Frame 1 (no input): blank canvas, image omitted
Frame 60 (no input): blank canvas, image omitted
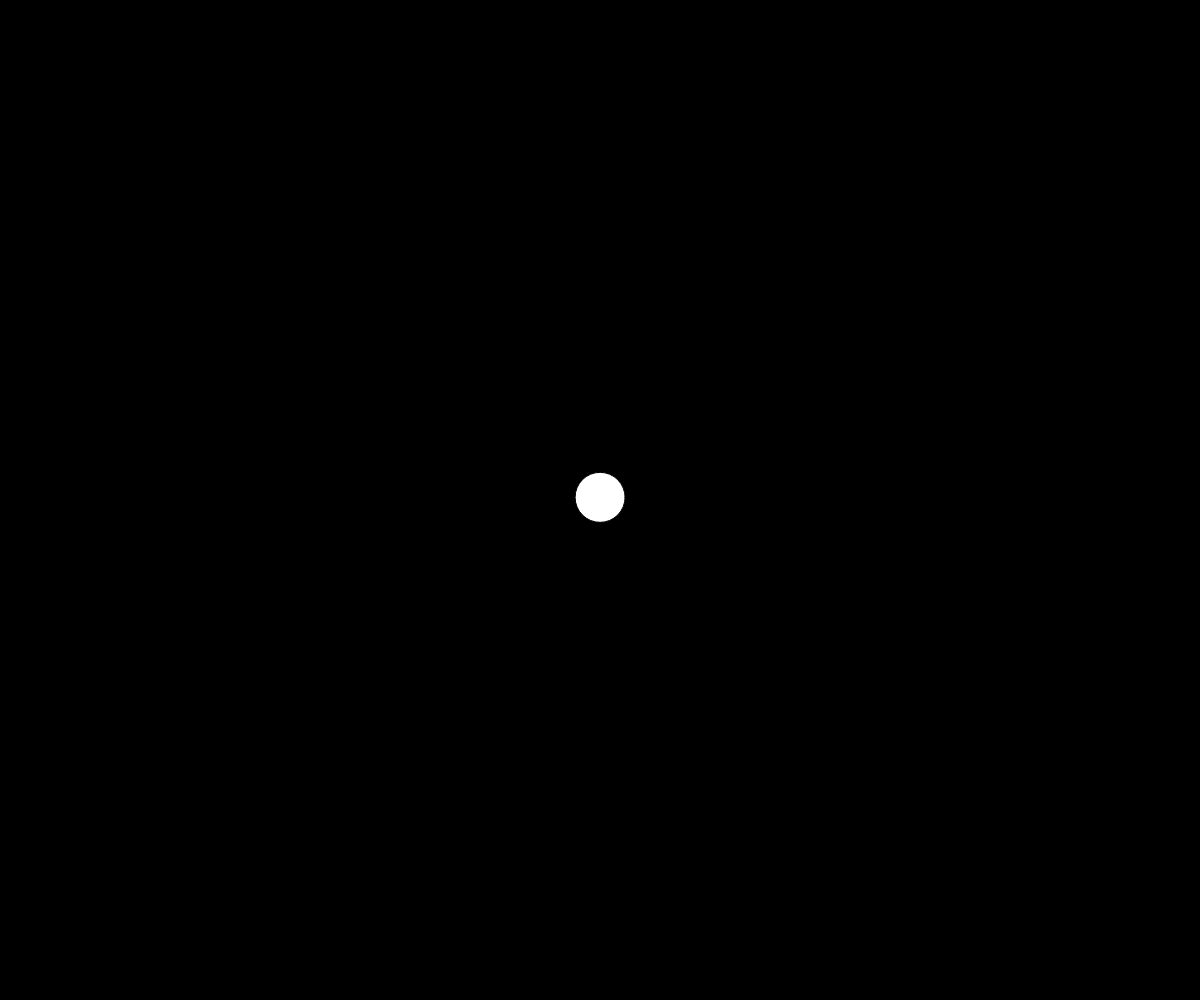
Frame 120 (the mouse pressed at the canvas centre since frame 60)

The p5.js sketch whose frames 1 and 60 were blank and that drew this single picture after the mouse press (run headless with seeded random() and noise() and a simulated clock; from frame 60 on, the mouse is pressed at the canvas centre):

// p5.js sketch
// ── sketch.js
items = [];
function setup() {
    createCanvas(window.innerWidth, window.innerHeight);
    
}

function draw() {
    background(0);

    items.forEach(
        function(item, index)
        {
    
            for(var x = index + 1; x < items.length; x++)
            {
                if(item.intersect(items[x]))
                {
                    item.changeColor();
                    items[x].changeColor();
                }
            }
    
        }
    );


    for(let item of items){
        item.update();
        item.display();
        
        
    }
}

function mousePressed() {
    items.push(new Circle(mouseX, mouseY, 50));
}
// ── circle.js
var Circle = function(x, y, d) {
    this.x = x;
    this.y = y;
    this.col = color(255);
    this.diameter = d;
    this.radius = this.diameter / 2
    
    this.display = function(){
        fill(this.col);
        ellipse(this.x, this.y, this.diameter);
    }
    
    this.update = function(){
        this.x = this.x + random(-1, 1);
        this.y = this.y + random(-1, 1);
    }
    
    this.intersect = function(bubble){
        var d = dist(this.x, this.y, bubble.x, bubble.y);
        
        return (d < bubble.radius + this.radius)
    }
    
    this.changeColor = function(){
        this.col = color(random(255), random(255), random(255));
    }
}
